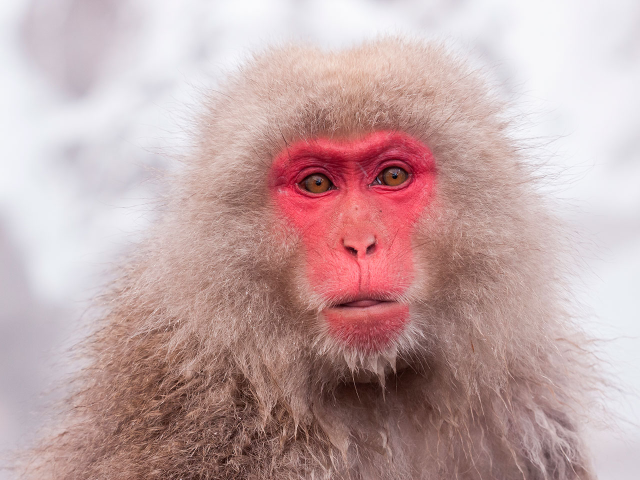
#> input picture Task10/image1.jpg, 1280 x 960 px (shown at 1/2 size)
$ python -i task_c.py   (imports and definitions only)
#> lines starting #> are read from the running program, lines starting #| are printed output that depends on the picture
#!/usr/bin/env python3
"""
Task 10C: Морфинг с автоматическим построением соответствия

Задача: Реализовать морфинг с автоматическим построением соответствия
на основе контуров объектов.

Особенности:
- Пользователь выделяет контур на первом изображении (интерактивная рисовка)
- Программа автоматически сегментирует объект (находит границы)
- Пользователь выделяет контур на втором изображении
- Программа автоматически строит сетку соответствия между контурами
- Генерируется морфинг анимация

Управление на этапе выделения контура:
- Левая кнопка мыши: рисование контура
- SPACE: завершить контур
- ПКМ: отменить последнюю точку
- ESC: выход
"""

import numpy as np
from PIL import Image, ImageDraw, ImageFilter
import pygame
import cv2
from scipy.spatial import Delaunay
from typing import List, Tuple
import os


class ContourDrawer:
    """Интерактивное выделение контура на изображении"""

    def __init__(self, image_path: str, width: int = 900, height: int = 700):
        pygame.init()

        # Загружаем изображение
        self.image = Image.open(image_path)
        self.image_width, self.image_height = self.image.size

        # Масштабируем для отображения
        scale = min(width / self.image_width, height / self.image_height)
        new_size = (int(self.image_width * scale), int(self.image_height * scale))
        self.display_image = self.image.resize(new_size, Image.Resampling.LANCZOS)

        self.display_width = width
        self.display_height = height
        self.screen = pygame.display.set_mode((width, height))
        self.clock = pygame.time.Clock()

        self.scale_x = self.image_width / self.display_image.width
        self.scale_y = self.image_height / self.display_image.height

        self.contour_points = []
        self.running = True
        self.completed = False

    # [261 lines left out: functions run, resample_contour, build_correspondence_grid, get_morphing_frames_auto, barycentric_coords, bilinear_interpolate, not called in this run]


def main():
    """Основная функция"""

    img1_path = "image1.jpg"
    img2_path = "image2.jpg"

    if not os.path.exists(img1_path) or not os.path.exists(img2_path):
        print("Ошибка: Необходимо подготовить два изображения (image1.jpg и image2.jpg)")
        return

    img1 = Image.open(img1_path)
#> img1 is the input picture: PIL image 1280x960 RGB; mean R, G, B 194.9, 166.4, 166.5
    img2 = Image.open(img2_path)
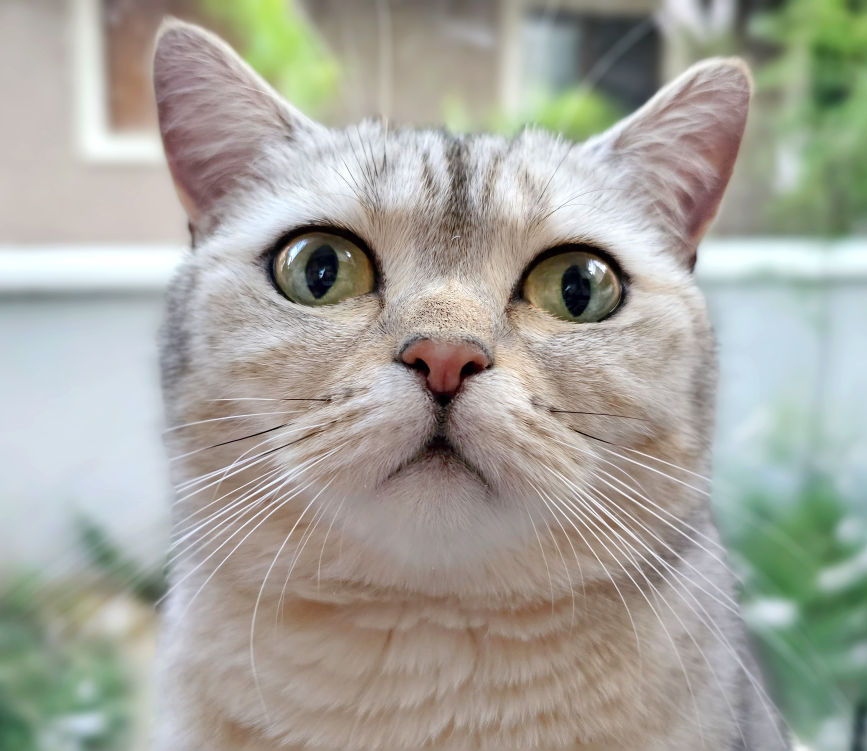
#> input picture Task10/image2.jpg, 2601 x 2252 px (shown at 1/3 size)
#> img2 is the input picture: PIL image 2601x2252 RGB; mean R, G, B 165.6, 165, 156.3

    # Убеждаемся, что изображения одинакового размера
    if img1.size != img2.size:
        print(f"Масштабирование второго изображения с {img2.size} на {img1.size}...")
#> (printed output is left out)
        img2 = img2.resize(img1.size, Image.Resampling.LANCZOS)
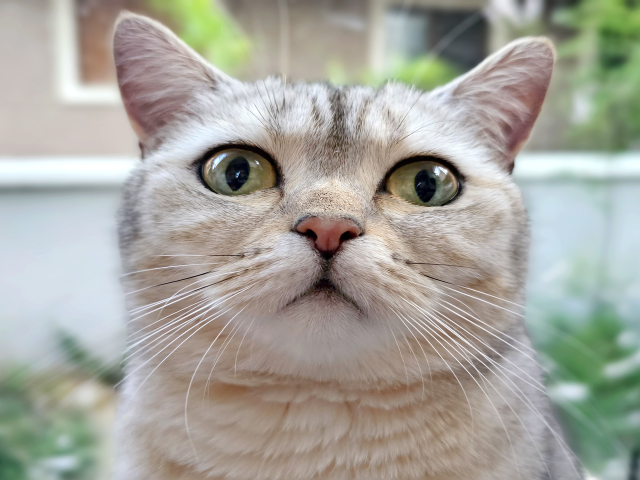
#> img2: PIL image 1280x960 RGB (shown at 1/2 size); mean R, G, B 165.6, 165, 156.3

    if img1.mode != 'RGB':
        img1 = img1.convert('RGB')
    if img2.mode != 'RGB':
        img2 = img2.convert('RGB')

    print("=== Выделение контура на первом изображении ===")
    drawer1 = ContourDrawer(img1_path)
#> in __init__, `self.display_image = self.image.resize(new_size, Image.Resampling.LANC..`:
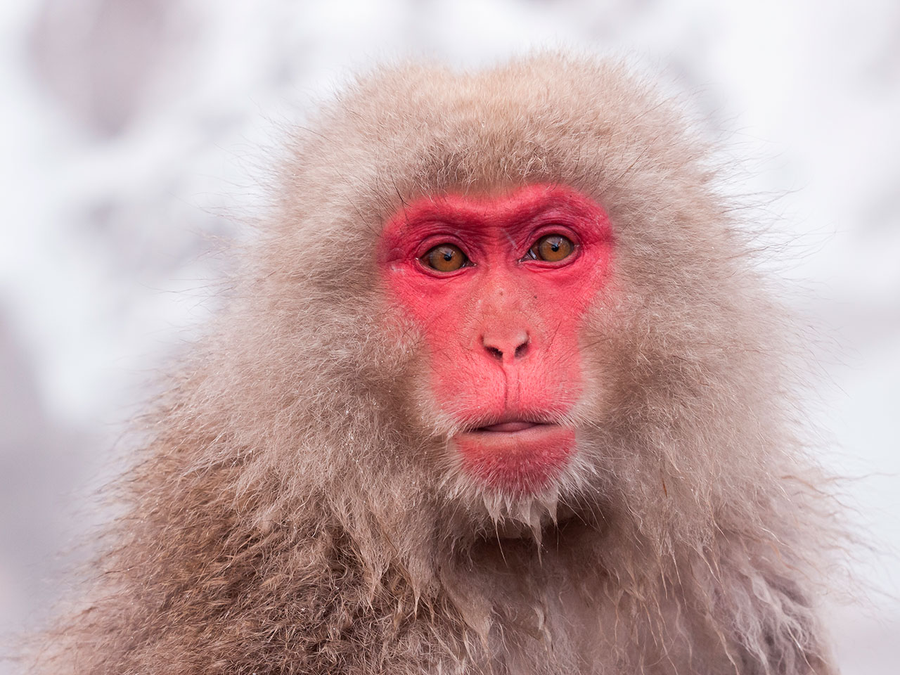
#> self.display_image: PIL image 900x675 RGB; mean R, G, B 194.9, 166.4, 166.5
    contour1 = drawer1.run()

    if contour1 is None:
        print("Отменено")
        return

    print(f"Получен контур с {len(contour1)} точками")

    print("\n=== Выделение контура на втором изображении ===")
    drawer2 = ContourDrawer(img2_path)
    contour2 = drawer2.run()

    if contour2 is None:
        print("Отменено")
        return

    print(f"Получен контур с {len(contour2)} точками")

    # Строим сетку соответствия
    print("\nПостроение сетки соответствия...")
    points1, points2 = build_correspondence_grid(contour1, contour2, num_inner_points=3)

    print(f"Построена сетка с {len(points1)} соответствующих точек")

    # Генерируем кадры морфинга
    print("Генерирование кадров морфинга...")
    frames_forward = get_morphing_frames_auto(img1, img2, points1, points2, num_frames=20)

    # Добавляем обратный проход
    frames_animation = frames_forward + frames_forward[-2:0:-1]

    # Сохраняем
    os.makedirs("output", exist_ok=True)

    # Сохраняем промежуточные кадры
    for i, frame in enumerate(frames_forward):
        frame.save(f"output/morph_auto_frame_{i:02d}.png")

    # Сохраняем GIF
    frames_animation[0].save(
        "output/morph_auto_animation.gif",
        save_all=True,
        duration=100,
        loop=0
    )
    print("Сохранено: output/morph_auto_animation.gif")


# [2 lines not run here, left out]

#> (the run stopped early here; a loop or call above may not have finished)
